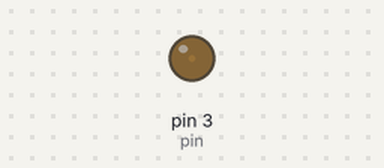
A sketch run on a simulated Arduino Uno, built with avr-gcc and run on an emulated ATmega328P. Shown: output pins drawn as LEDs (lit = HIGH).

Above: at 0.05 s.
At 1.25 s:
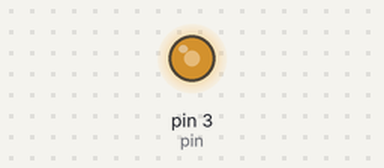
At 1.85 s:
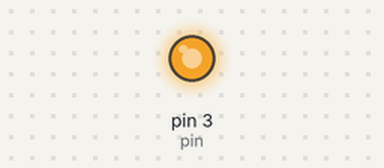
At 3.65 s:
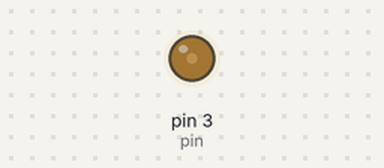
Timing chart, 0 to 6.4 s (numbered marks = the images above):
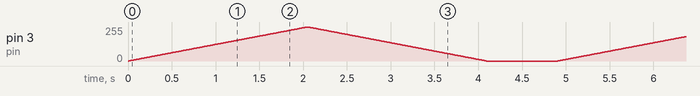

The sketch:

huxideng.ino
```cpp
int pin=3;
void setup ()
{
  pinMode(pin,OUTPUT);
}

void loop()
{
  for (int a=0; a<=255;a++)                //循环语句，控制PWM亮度的增加
  {
    analogWrite(pin,a);
    delay(8);                             //当前亮度级别维持的时间,单位毫秒
  }
    for (int a=255; a>=0;a--)             //循环语句，控制PWM亮度减小
  {
    analogWrite(pin,a);
    delay(8);                             //当前亮度的维持的时间,单位毫秒
  }
  delay(800);                             //完成一个循环后等待的时间,单位毫秒
}
```
